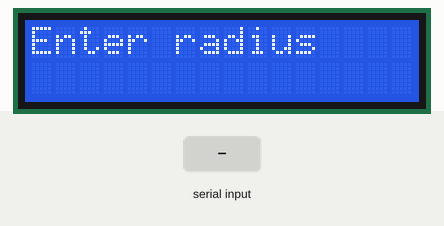
Recording of a sketch running on a simulated Arduino Uno, built with avr-gcc and run on an emulated ATmega328P. On the bench: 16×2 character LCD. The inputs (shaded band) are chosen by the test bench.

Above: at 1.2 s.
1.3 s: "90,45\n" received over Serial
At 2.1 s:
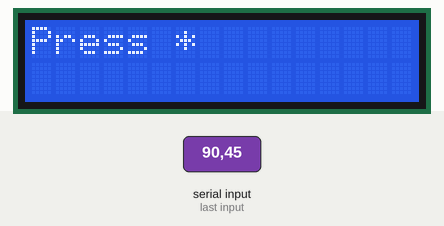
4.3 s: "30,150\n" received over Serial
At 5.9 s:
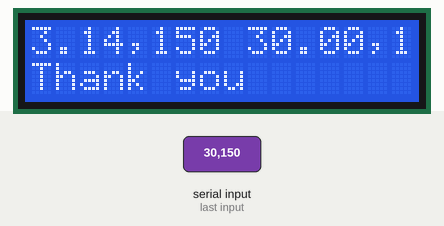
Timing chart, 0 to 7.4 s (numbered marks = the images above; inputs shaded):
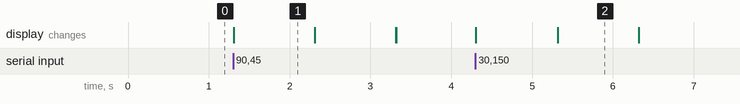

The sketch:

Area_of_circle_on_LCD.ino
```cpp
# include<LiquidCrystal.h>
int registerselect=7;
int enablepin=8;
int db4=13;
int db5=12;
int db6=11;
int db7=10;
float r;
float pi=3.14;
float area;
String op;

LiquidCrystal lcd(registerselect,enablepin,db4,db5,db6,db7);
void setup()
{
  lcd.begin(16,2);
  Serial.begin(9600);

}

void loop()
{
  lcd.setCursor(0,0);
  lcd.print("Enter radius");
  while(Serial.available()==0){

  }
  r=Serial.parseFloat();
  lcd.clear();


  lcd.setCursor(0,0);
  lcd.print("Press *");
  while(Serial.available()==0){

  }
  op=Serial.readString();
  lcd.clear();


  lcd.setCursor(0,0);
  lcd.print(pi);
  lcd.print(op);
  lcd.print(r);
  lcd.print(op);
  lcd.print(r);
  lcd.print("=");
  lcd.print(area);
  lcd.setCursor(0,1);
  lcd.print("Thank you");
  delay(1000);
  lcd.clear();


}
```

Measured:
- after the input at 1.3 s, the display: changes at once (image 1)
- after the input at 4.3 s, the display: first changes at once (image 2 shows a later state)
- what the display in image 1 shows lasts 1.0 s, from 1.3 s to 2.3 s
